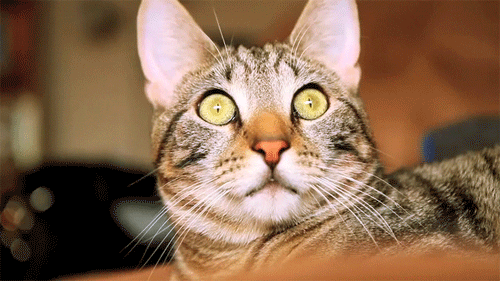
#> input picture test/images/8.gif, 500 x 281 px, found by its file name; its folder holds 3 pictures in this run
$ python draw_rd.py
#> lines starting #> are read from the running program, lines starting #| are printed output that depends on the picture; pictures that were not available may be replaced by others from this repository, and a replacement may not be noted
### test/metric.py
## some function borrowed from
## https://github.com/tensorflow/models/blob/master/compression/image_encoder/msssim.py
"""Python implementation of MS-SSIM.

Usage:

python msssim.py --original_image=original.png --compared_image=distorted.png
"""
import argparse

import numpy as np
from scipy import signal
from scipy.ndimage import convolve
from PIL import Image


def _FSpecialGauss(size, sigma):
    """Function to mimic the 'fspecial' gaussian MATLAB function."""
    radius = size // 2
    offset = 0.0
    start, stop = -radius, radius + 1
    if size % 2 == 0:
        offset = 0.5
        stop -= 1
    x, y = np.mgrid[offset + start : stop, offset + start : stop]
    assert len(x) == size
    g = np.exp(-((x**2 + y**2) / (2.0 * sigma**2)))
    return g / g.sum()


def _SSIMForMultiScale(
    img1, img2, max_val=255, filter_size=11, filter_sigma=1.5, k1=0.01, k2=0.03
):
    """Return the Structural Similarity Map between `img1` and `img2`.

    This function attempts to match the functionality of ssim_index_new.m by
    Zhou Wang: http://www.cns.nyu.edu/~lcv/ssim/msssim.zip

    Arguments:
      img1: Numpy array holding the first RGB image batch.
      img2: Numpy array holding the second RGB image batch.
      max_val: the dynamic range of the images (i.e., the difference between the
        maximum the and minimum allowed values).
      filter_size: Size of blur kernel to use (will be reduced for small images).
      filter_sigma: Standard deviation for Gaussian blur kernel (will be reduced
        for small images).
      k1: Constant used to maintain stability in the SSIM calculation (0.01 in
        the original paper).
      k2: Constant used to maintain stability in the SSIM calculation (0.03 in
        the original paper).

    Returns:
      Pair containing the mean SSIM and contrast sensitivity between `img1` and
      `img2`.

    Raises:
      RuntimeError: If input images don't have the same shape or don't have four
        dimensions: [batch_size, height, width, depth].
    """
    if img1.shape != img2.shape:
        raise RuntimeError(
            "Input images must have the same shape (%s vs. %s).", img1.shape, img2.shape
        )
    if img1.ndim != 4:
        raise RuntimeError("Input images must have four dimensions, not %d", img1.ndim)

    img1 = img1.astype(np.float64)
    img2 = img2.astype(np.float64)
    _, height, width, _ = img1.shape

    # Filter size can't be larger than height or width of images.
    size = min(filter_size, height, width)

    # Scale down sigma if a smaller filter size is used.
    sigma = size * filter_sigma / filter_size if filter_size else 0

    if filter_size:
        window = np.reshape(_FSpecialGauss(size, sigma), (1, size, size, 1))
        mu1 = signal.fftconvolve(img1, window, mode="valid")
        mu2 = signal.fftconvolve(img2, window, mode="valid")
        sigma11 = signal.fftconvolve(img1 * img1, window, mode="valid")
        sigma22 = signal.fftconvolve(img2 * img2, window, mode="valid")
        sigma12 = signal.fftconvolve(img1 * img2, window, mode="valid")
    else:
        # Empty blur kernel so no need to convolve.
        mu1, mu2 = img1, img2
        sigma11 = img1 * img1
        sigma22 = img2 * img2
        sigma12 = img1 * img2

    mu11 = mu1 * mu1
    mu22 = mu2 * mu2
    mu12 = mu1 * mu2
    sigma11 -= mu11
    sigma22 -= mu22
    sigma12 -= mu12

    # Calculate intermediate values used by both ssim and cs_map.
    c1 = (k1 * max_val) ** 2
    c2 = (k2 * max_val) ** 2
    v1 = 2.0 * sigma12 + c2
    v2 = sigma11 + sigma22 + c2
    ssim = np.mean((((2.0 * mu12 + c1) * v1) / ((mu11 + mu22 + c1) * v2)))
    cs = np.mean(v1 / v2)
    return ssim, cs


def MultiScaleSSIM(
    img1,
    img2,
    max_val=255,
    filter_size=11,
    filter_sigma=1.5,
    k1=0.01,
    k2=0.03,
    weights=None,
):
    """Return the MS-SSIM score between `img1` and `img2`.

    This function implements Multi-Scale Structural Similarity (MS-SSIM) Image
    Quality Assessment according to Zhou Wang's paper, "Multi-scale structural
    similarity for image quality assessment" (2003).
    Link: https://ece.uwaterloo.ca/~z70wang/publications/msssim.pdf

    Author's MATLAB implementation:
    http://www.cns.nyu.edu/~lcv/ssim/msssim.zip

    Arguments:
      img1: Numpy array holding the first RGB image batch.
      img2: Numpy array holding the second RGB image batch.
      max_val: the dynamic range of the images (i.e., the difference between the
        maximum the and minimum allowed values).
      filter_size: Size of blur kernel to use (will be reduced for small images).
      filter_sigma: Standard deviation for Gaussian blur kernel (will be reduced
        for small images).
      k1: Constant used to maintain stability in the SSIM calculation (0.01 in
        the original paper).
      k2: Constant used to maintain stability in the SSIM calculation (0.03 in
        the original paper).
      weights: List of weights for each level; if none, use five levels and the
        weights from the original paper.

    Returns:
      MS-SSIM score between `img1` and `img2`.

    Raises:
      RuntimeError: If input images don't have the same shape or don't have four
        dimensions: [batch_size, height, width, depth].
    """
    if img1.shape != img2.shape:
        raise RuntimeError(
            "Input images must have the same shape (%s vs. %s).", img1.shape, img2.shape
        )
    if img1.ndim != 4:
        raise RuntimeError("Input images must have four dimensions, not %d", img1.ndim)

    # Note: default weights don't sum to 1.0 but do match the paper / matlab code.
    weights = np.array(weights if weights else [0.0448, 0.2856, 0.3001, 0.2363, 0.1333])
    levels = weights.size
    downsample_filter = np.ones((1, 2, 2, 1)) / 4.0
    im1, im2 = [x.astype(np.float64) for x in [img1, img2]]
    mssim = np.array([])
    mcs = np.array([])
    for _ in range(levels):
        ssim, cs = _SSIMForMultiScale(
            im1,
            im2,
            max_val=max_val,
            filter_size=filter_size,
            filter_sigma=filter_sigma,
            k1=k1,
            k2=k2,
        )
        mssim = np.append(mssim, ssim)
        mcs = np.append(mcs, cs)
        filtered = [
            convolve(im, downsample_filter, mode="reflect") for im in [im1, im2]
        ]
        im1, im2 = [x[:, ::2, ::2, :] for x in filtered]
    return np.prod(mcs[0 : levels - 1] ** weights[0 : levels - 1]) * (
        mssim[levels - 1] ** weights[levels - 1]
    )


def msssim(original, compared, crop_original=False):
#> called with original = 'test/images/8.gif', compared = 'test/decoded/8/8.gif', crop_original = True
    if isinstance(original, str):
        original = np.array(Image.open(original).convert("RGB"), dtype=np.float32)
    if isinstance(compared, str):
        compared = np.array(Image.open(compared).convert("RGB"), dtype=np.float32)

    original = original[None, ...] if original.ndim == 3 else original
    compared = compared[None, ...] if compared.ndim == 3 else compared

    if crop_original:
        original = original[:, : compared.shape[1], : compared.shape[2], :]

    return MultiScaleSSIM(original, compared, max_val=255)
#> the loop in MultiScaleSSIM, `for _ in range(levels):` made 5 passes
#> mcs on passes 2 to 5: [1, 1], [1, 1, 1], [1, 1, 1, 1], [1, 1, 1, 1, 1]


# [36 lines left out: functions psnr, main, not called in this run]


# [2 lines that do not run on import are left out]

### test/draw_rd.py
import os
import numpy as np
from tqdm import tqdm
from PIL import Image
import matplotlib.pyplot as plt
from metric import msssim

graph_path = "graphs"
images_path = "test/images"
decoded_path = "test/decoded"
jpeg_path = "test/jpeg"
LSTM_SSIM_CSV = "test/lstm_ssim.csv"
JPEG_SSIM_CSV = "test/jpeg_ssim.csv"
LSTM_BPP_CSV = "test/lstm_bpp.csv"
JPEG_BPP_CSV = "test/jpeg_bpp.csv"

lstm_bpp = []
lstm_ssim = []
jpeg_bpp = []
jpeg_ssim = []


def draw_graph(
    lstm_bpp, lstm_ssim, jpeg_bpp, jpeg_ssim, line=True, original_image=None
):
    jpeg_ssim = np.array(jpeg_ssim)
    jpeg_bpp = np.array(jpeg_bpp)
    lstm_ssim = np.array(lstm_ssim)
    lstm_bpp = np.array(lstm_bpp)

    if jpeg_ssim.ndim == 1:
        jpeg_ssim = np.expand_dims(jpeg_ssim, axis=0)
    if jpeg_bpp.ndim == 1:
        jpeg_bpp = np.expand_dims(jpeg_bpp, axis=0)
    if lstm_ssim.ndim == 1:
        lstm_ssim = np.expand_dims(lstm_ssim, axis=0)
    if lstm_bpp.ndim == 1:
        lstm_bpp = np.expand_dims(lstm_bpp, axis=0)

    if original_image:
        fig, (ax0, ax1) = plt.subplots(1, 2, figsize=(12, 4))
        im_array = np.array(Image.open(original_image))
        ax1.imshow(im_array)
        ax1.axis("off")
        graph_name = os.path.basename(original_image)
    else:
        fig, ax0 = plt.subplots(1, 1, figsize=(6, 4))
        graph_name = "average"
    if line:
        ax0.plot(
            lstm_bpp.mean(axis=0), lstm_ssim.mean(axis=0), label="LSTM", marker="o"
        )
    else:
        ax0.scatter(
            lstm_bpp.reshape(-1), lstm_ssim.reshape(-1), label="LSTM", marker="o"
        )

    if line:
        ax0.plot(
            jpeg_bpp.mean(axis=0), jpeg_ssim.mean(axis=0), label="LSTM", marker="o"
        )
    else:
        ax0.scatter(
            jpeg_bpp.reshape(-1), jpeg_ssim.reshape(-1), label="JPEG", marker="x"
        )

    ax0.set_xlim(0.0, 2.0)
    ax0.set_ylim(0.68, 1.02)
    ax0.set_xlabel("bit per pixel")
    ax0.set_ylabel("MS-SSIM")
    ax0.legend()
    if not os.path.exists(graph_path):
        os.mkdir(graph_path)
    fig.savefig(f"graphs/{graph_name}.png")


if __name__ == "__main__":
    for fname in tqdm(os.listdir(images_path)):
        if ":Zone.Identifier" in fname.lower():
            continue
        name, ext = fname.rsplit(".", 1)
        original_image = os.path.join(images_path, fname)

        decoded_folder = os.path.join(decoded_path, name)
        jpeg_folder = os.path.join(jpeg_path, name)

        print(f"Evaluating LSTM performance for {fname}")
        lstm_ssim_row = []
        lstm_bpp_row = []
        for i, decoded_name in enumerate(sorted(os.listdir(decoded_folder))):
            decoded_image = os.path.join(decoded_folder, decoded_name)
            score = msssim(original_image, decoded_image, crop_original=True)
#> score = 1
            lstm_ssim_row.append(score)

            im = Image.open(original_image)
#> im is the input picture: PIL image 500x281 P; mean R, G, B 137.3, 105.8, 80.4
            n_frames = getattr(im, "n_frames", 1)
#> n_frames = 90
            h, w = im.size
#> h = 500; w = 281
            n_pixels = h * w // 3
#> n_pixels = 46833

            bits_with_iteration = (i + 1) / 192
            size_in_bits = (
                bits_with_iteration * os.path.getsize(decoded_image) / n_frames
            )
#> size_in_bits = 53.4

            bpp = size_in_bits / n_pixels
#> bpp = 0.00114
            lstm_bpp_row.append(bpp)
            # print(f"original_image: {original_image}, decoded_image: {decoded_image}, score: {score}, bpp: {bpp}")
        lstm_bpp.append(lstm_bpp_row)
        lstm_ssim.append(lstm_ssim_row)

        print(f"Evaluating JPEG performance for {fname}")
        jpeg_ssim_row = []
        jpeg_bpp_row = []
        for jpeg_name in sorted(os.listdir(jpeg_folder)):
            jpeg_image = os.path.join(jpeg_folder, jpeg_name)
            score = msssim(original_image, jpeg_image, crop_original=True)
#> the loop in MultiScaleSSIM (call 2), `for _ in range(levels):` made 5 passes

            jpeg_ssim_row.append(score)
            size_in_bits = os.path.getsize(jpeg_image)
            h, w = Image.open(jpeg_image).size
            n_pixels = h * w // 3

            bpp = size_in_bits / n_pixels
#> bpp = 19.7
            jpeg_bpp_row.append(bpp)
        jpeg_bpp.append(jpeg_bpp_row)
        jpeg_ssim.append(jpeg_ssim_row)

        draw_graph(
            lstm_bpp_row,
            lstm_ssim_row,
            jpeg_bpp_row,
            jpeg_ssim_row,
            line=True,
            original_image=original_image,
        )
#> in draw_graph, `jpeg_ssim = np.array(jpeg_ssim)`: jpeg_ssim = [1]
#> in draw_graph, `jpeg_bpp = np.array(jpeg_bpp)`: jpeg_bpp = [19.7]
#> in draw_graph, `lstm_ssim = np.array(lstm_ssim)`: lstm_ssim = [1]
#> in draw_graph, `lstm_bpp = np.array(lstm_bpp)`: lstm_bpp = [0.00114]
#> in draw_graph, `im_array = np.array(Image.open(original_image))`:
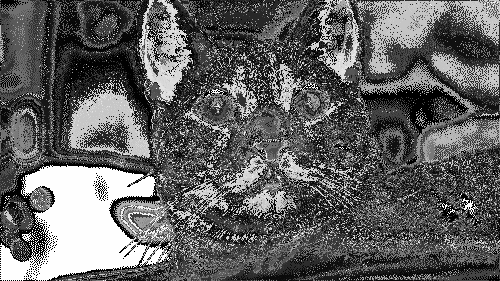
#> im_array: shape (281, 500); min 0, max 254, mean 97.3
#> in draw_graph, `fig.savefig(f"graphs/{graph_name}.png")`:
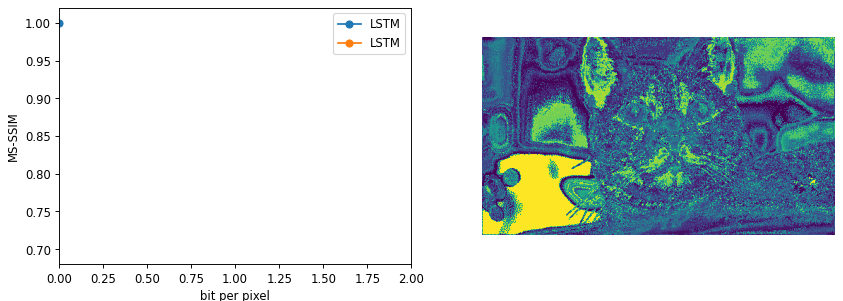
#> figure drawn by matplotlib, 2 panels; palette indices are drawn, not the picture's colours
#> pass 2 of the loop `for fname in tqdm(os.listdir(images_path)):`:
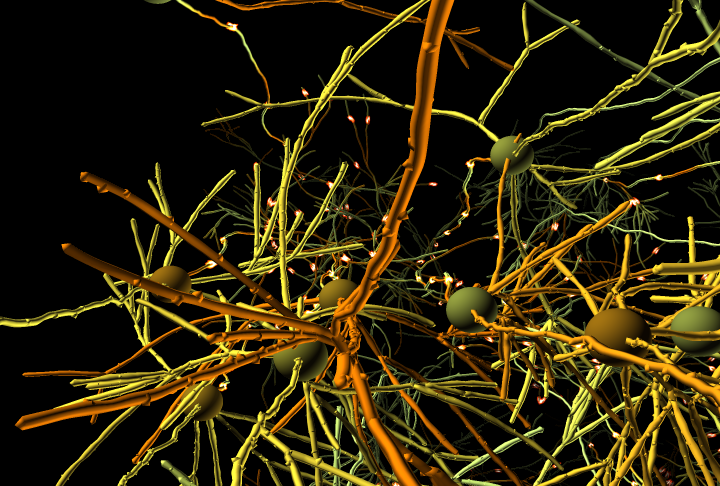
#> input picture test/images/brain_604.tif, 720 x 486 px, found by its file name
#> original: shape (486, 720, 3) float32
#> score = 0.168
#> im is the input picture: PIL image 720x486 RGB; mean R, G, B 46.5, 37.2, 9.4
#> n_frames = 1
#> size_in_bits = 4805.8
#> `bpp = size_in_bits / n_pixels`: bpp = 0.0412
#> `h, w = Image.open(jpeg_image).size`: h = 500; w = 281
#> `n_pixels = h * w // 3`: n_pixels = 46833
#> `bpp = size_in_bits / n_pixels`: bpp = 19.7
#> jpeg_ssim = [0.168]
#> lstm_bpp = [0.0412]
#> in draw_graph (call 2), `fig.savefig(f"graphs/{graph_name}.png")`:
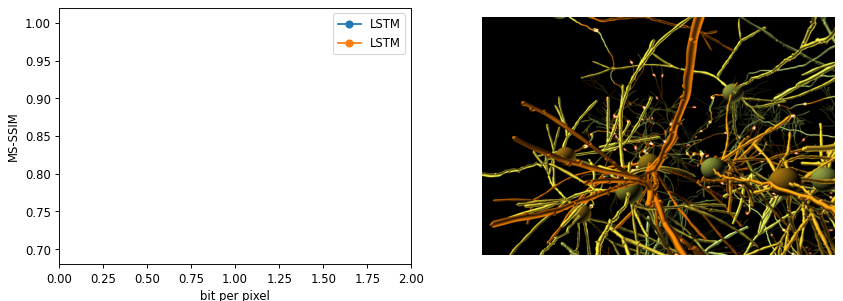
#> figure drawn by matplotlib, 2 panels
#> (the run stopped early here; a loop or call above may not have finished)
